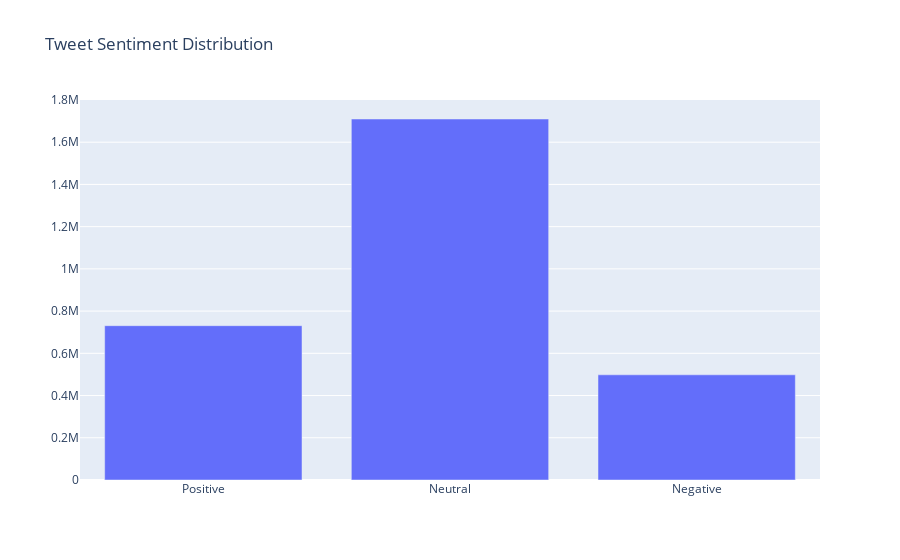

Write notebook code for a chart like this one.
### Markdown cell above
See the tweets distribution after augmentation process.

### Code cell
import plotly.express as px
import plotly.graph_objects as go

fig = go.Figure(
    go.Bar(
        x = ['Positive', 'Neutral', 'Negative'],
        # Binary label
        y = df['label'].value_counts().sort_index()
        # One hot label
        # y = np.sum(df['label'].values)
    )
)

fig.update_layout(title_text = 'Tweet Sentiment Distribution')
fig.show()

### Figure 1 — Plotly figure (JSON) as saved in the notebook; plotly's stock layout.template omitted (floating-point values rounded to 4 significant figures)
{"data": [{"type": "bar", "x": ["Positive", "Neutral", "Negative"], "y": [730948, 1709882, 498220]}], "layout": {"title": {"text": "Tweet Sentiment Distribution"}}}
